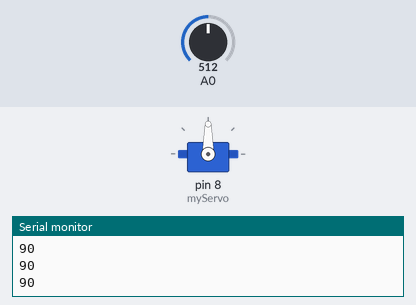
The sketch below on a simulated Arduino Uno, built with avr-gcc and run on an emulated ATmega328P. Shown: servo, the last lines printed to the serial monitor. The inputs (shaded band) are chosen by the test bench; at power-on: A0 = 512.

Above: at 1.2 s.
1.3 s: A0 set to 716
At 1.8 s:
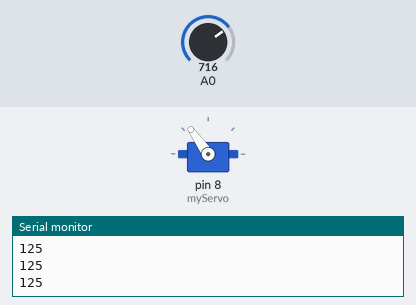
2.8 s: A0 set to 900
At 4.0 s:
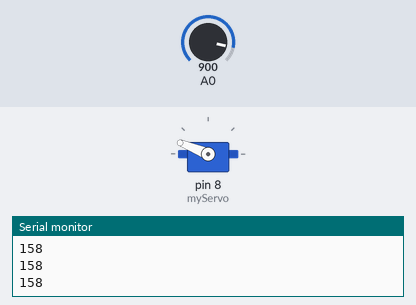
4.3 s: A0 set to 1023
At 5.1 s:
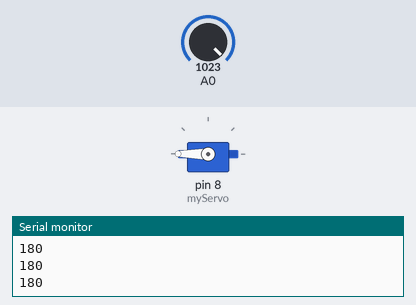
5.8 s: A0 set to 306
At 6.6 s:
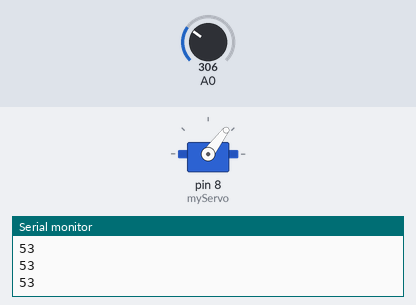
7.3 s: A0 set to 122
At 8.5 s:
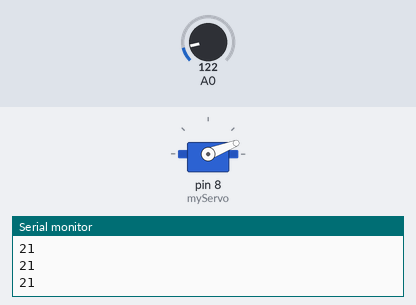
8.8 s: A0 set to 0
At 9.8 s:
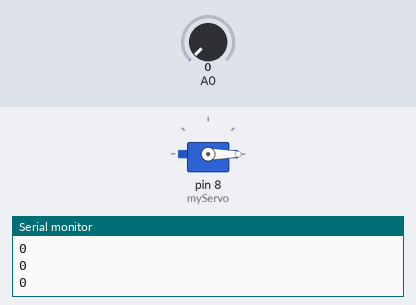
Timing chart, 0 to 11.3 s (numbered marks = the images above; inputs shaded):
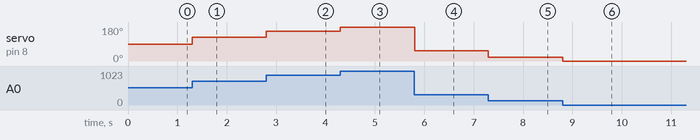

Measured:
- after the input at 1.3 s, servo on pin 8 (myServo): 90° → 125° at once
- after the input at 2.8 s, servo on pin 8 (myServo): 125° → 158° at once
- after the input at 4.3 s, servo on pin 8 (myServo): 158° → 180° at once
- after the input at 5.8 s, servo on pin 8 (myServo): 180° → 53° at once
- after the input at 7.3 s, servo on pin 8 (myServo): 53° → 21° at once
- after the input at 8.8 s, servo on pin 8 (myServo): 21° → 0° at once

The sketch:

sketch_dec20a.ino
```cpp
// Java의 Scanner처럼 라이브러리 지정
#include <Servo.h>

Servo myServo;

void setup() {
  // Servo Motor를 제어하기 위한 핀 번호
  myServo.attach(8);
  Serial.begin(9600);
  pinMode(A0, INPUT);
}

void loop() {
  int sensorValue = analogRead(A0);
  int mapValue = map(sensorValue,0,1023,0,180);

  myServo.write(mapValue);

  Serial.println(mapValue);
  delay(10);

}
```
